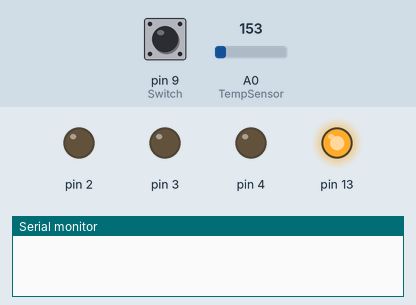
Bench run of a sketch on a simulated Arduino Uno, built with avr-gcc and run on an emulated ATmega328P. Shown: output pins drawn as LEDs (lit = HIGH), the last lines printed to the serial monitor. The test bench sets the inputs (shaded band); at power-on: pin 9 (Switch) LOW, A0 (TempSensor) = 153.

Above: at 1.2 s.
1.3 s: pin 9 (Switch) pulled HIGH for 1 s
At 3.3 s:
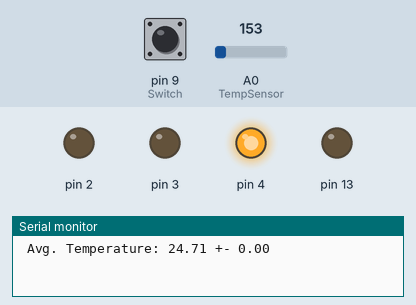
4.3 s: A0 (TempSensor) set to 145
At 5.0 s:
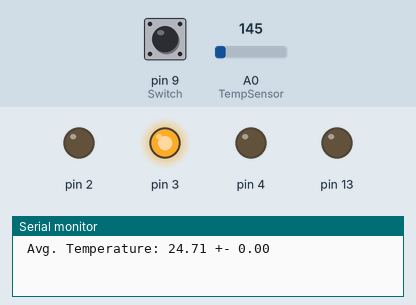
5.8 s: A0 (TempSensor) set to 133
At 6.4 s:
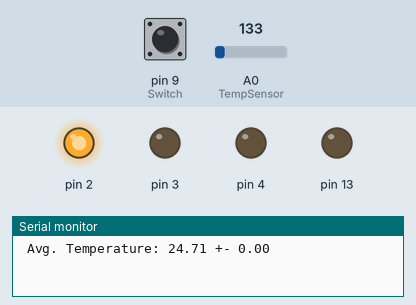
7.3 s: A0 (TempSensor) set to 165
At 7.7 s:
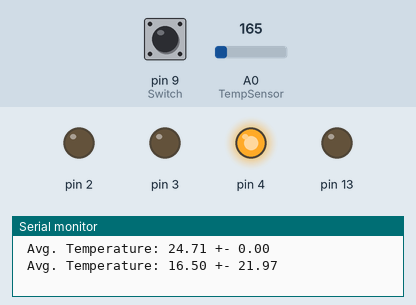
8.8 s: A0 (TempSensor) set to 114
At 10.2 s:
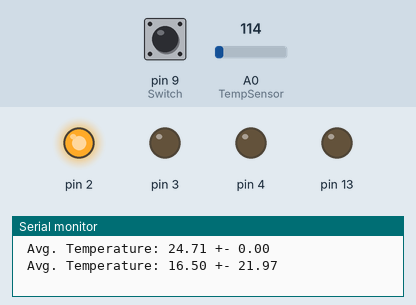
Timing chart, 0 to 11.3 s (numbered marks = the images above; inputs shaded):
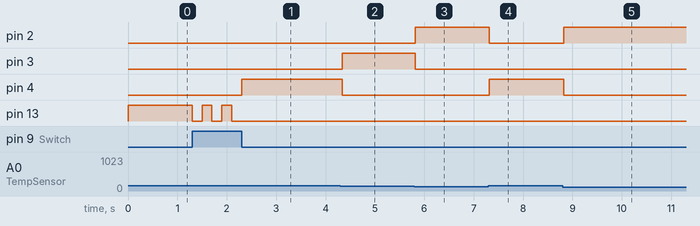

The sketch:

Code.ino
```cpp
//
//
// This sketch runs a program where analog temperature readings from a temp sensor
// activate LEDs depending on the temperature. Using a baseline temperature, LEDs
// are activated in series by two degree increments.

// LED activation depends on mean temperature of consecutive readings, in order to
// minimize variation not directly attributed to temperature (also to reduce
// flickering of LEDs when temperature value is near their limits). LEDs begin
// activation and descriptive values are calculated and displayed on the serial monitor only
// after value initialization has occured (wait time depends on extent of value memory recorded).
// The values are displayed on the serial monitor every X seconds.

// The system can also be activated/deactivated with the press of a switch. After an
// activation, all values are initialized.

// import libraries
#include <math.h> // to use power for calculating standard deviation

// set up temperature variables
const int TempSensor = A0; // analog input pin connected to temp sensor
const float baseLineTemp = 19.0; // 19 degrees
const int MemoryExtent = 20; // the number of consecutive temperature values to keep as record
float TempMemory[MemoryExtent]; // array to keep record of values to calculate mean temperature
int Reading = 0; // temperature reading (used to avoid printing first readings)

// set up system state variables
int SystemState = 0; // system variable (ON/OFF = 1/0)
int Switch = 9; // input pin

// time variable which stores time passed from beginning of sketch, only if
// >= TimeDisplay seconds have passed from last serial display (is compared with millis() at
// beginning of loop)

int TimeDisplay = 5000;
unsigned long TimeStart = 0;
unsigned long TimeStamp = 0;

// delay after switch press
int DELAY = 200;

void setup() {
  // open up connection between Arduino and PC to send analog values
  Serial.begin(9600); // 9600 bits per second

  // set output pins (default state: LOW)
  for (int pinNumber = 2; pinNumber < 5; pinNumber++){
    pinMode(pinNumber, OUTPUT);
  }

  // set pin 13 as output to indicate system state (HIGH for ON, LOW for OFF)
  pinMode(13, OUTPUT);
  digitalWrite(13, HIGH); // active when system OFF
}

void loop() {
  // calculate time since beginning of sketch
  TimeStart = millis();
  // if system is active, follow action depending on whether switch is pressed
  if (SystemState == 1){ //
    // if switch is pressed
    if (digitalRead(Switch) == HIGH){
     // deactivate all LEDs
     for (int pinNumber = 2; pinNumber < 5; pinNumber++){
      digitalWrite(pinNumber, LOW);
     }
     // update system variable to deactivate and activate
     SystemState = 0;
     digitalWrite(13, HIGH);
     delay(DELAY);
    }

    // if switch is not pressed, conduct temperature reading
    else {
      // read temperature analog value and print on monitor
      int sensorVal = analogRead(TempSensor);

      // convert analog reading to voltage and print
      float Voltage = (sensorVal/1024.0) * 5.0;

      // convert voltage to temperature and print
      float Temperature = (Voltage - 0.5) * 100;

      // add temperature to array
      for (int i = 0; i < MemoryExtent - 1; i++){ // remove first record and drag each value one position back
        TempMemory[i] = TempMemory [i + 1];
      }

      TempMemory[MemoryExtent - 1] = Temperature;

      Reading++; // add a reading

      // After initialization, calculate average temperature and std - then activate LEDs
      // depending on temperature & print values
      if (Reading >= MemoryExtent){
        // calculate mean value
        float sum = 0.0; // store sum of values
        float averageTemp = 0.0; // store average of values

        for (int i = 0; i < MemoryExtent; i++){
        sum = sum + TempMemory[i];
        }

        averageTemp = sum / MemoryExtent; // calculate average value

        if (averageTemp < baseLineTemp){ // if temperature less than baseline
          digitalWrite(2, HIGH);
          digitalWrite(3, LOW);
          digitalWrite(4, LOW);
        }

        else if (baseLineTemp <= averageTemp  && averageTemp < baseLineTemp + 2){ // if temperature between baseline and baseline +2
          digitalWrite(2, LOW);
          digitalWrite(3, HIGH);
          digitalWrite(4, LOW);
        }

        else if (averageTemp >= baseLineTemp + 2){ // if temperature more than baseline +2
          digitalWrite(2, LOW);
          digitalWrite(3, LOW);
          digitalWrite(4, HIGH);
        }

        // print mean and standard deviation, only if X seconds have passed
        // since last print (include first avg. temperature reading)
        if (TimeStart - TimeStamp >= TimeDisplay || Reading == MemoryExtent){

         // calculate standard deviation
          float std = 0.0;
          for (int i = 0; i < MemoryExtent; i++){
            std = std + pow(TempMemory[i] - averageTemp, 2);
          }
          std = std / MemoryExtent;

          Serial.print(" Avg. Temperature: "); Serial.print(averageTemp);
          Serial.print(" +- "); Serial.println(std);

          TimeStamp = TimeStart;
        }
        // else do not print
        delay(2); // note: a small delay is advised for ADC
      }

      // else do not pass information to any LED
    }
  }
  // if system is off, take action only if switch is pressed
  else if (SystemState == 0){
    if (digitalRead(Switch) == HIGH){ // if switch is pressed

    // update system variable and deactivate LED 13
    SystemState = 1;
    digitalWrite(13, LOW);

    // begin reading values from start (for initialization) - array values
    // will be substituted by new values
    Reading = 0; // begin reading values from start (for initialization)
    delay(DELAY);
    }
  // else do nothing
  }

}
```

Measured:
- the behaviour switches between 146 and 145 on A0 (TempSensor) (found by bisection; images 1 and 2)
- after the input at 1.3 s, pin 4: LOW → HIGH after 1.0 s; pin 13: alternates HIGH for 0.20 s and LOW for 0.20 s, 5 changes in all, then stays LOW, starting at once
- after the input at 4.3 s, pin 3: LOW → HIGH at once; pin 4: HIGH → LOW at once
- after the input at 5.8 s, pin 2: LOW → HIGH at once; pin 3: HIGH → LOW at once
- after the input at 7.3 s, pin 2: HIGH → LOW at once; pin 4: LOW → HIGH at once
- after the input at 8.8 s, pin 2: LOW → HIGH at once; pin 4: HIGH → LOW at once
